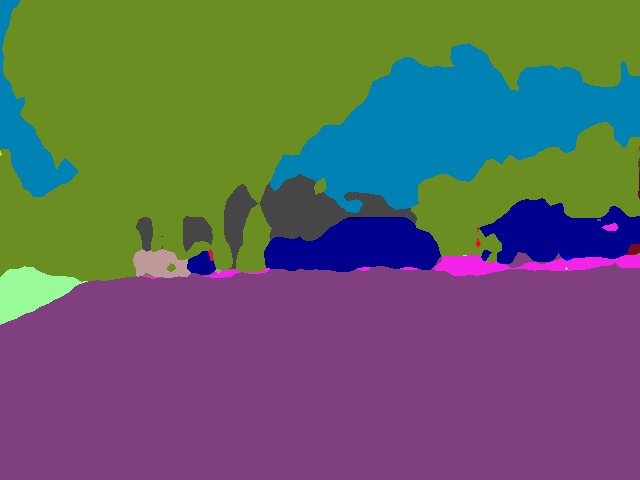
#> input picture EdgeLeftFollowing/photo_20251007_030253.png, 640 x 480 px, found by its file name
$ python EdgeLineLeft.py
#> lines starting #> are read from the running program, lines starting #| are printed output that depends on the picture; after the words box and inside, x2 and y2 are one past the last pixel; in counts of white or black regions, pixels touching at a corner belong together; long printed decimals are rounded
import cv2
import numpy as np

acceptable_b = [128, 232]
acceptable_g = [64, 35]
acceptable_r= [128, 244]
K = np.array([
    [524.29384, 0, 543.91968],
    [0, 557.31848, 273.30891],
    [0, 0, 1]
])
dist = np.array([-0.406832, 0.080272, -0.002452, -0.062491, 0.0])


'''def get_edges(img, width_minor, width_greater):
  height, width, channel = img.shape

  stopped = 1
  line_points = []
  previous = np.array([0, 0, 0])

  for i in range(width_greater -1, width_minor, -1):
    if stopped <= 0:
      stopped = 1
    for j in range(height - stopped, 0, -1):
      pixel = img[j, i]       # pixel is [B, G, R]
      b, g, r = pixel
      if( r not in acceptable_r or g not in acceptable_g or b not in acceptable_b):
        if not np.array_equal(previous, pixel):
          line_points.append([j, i ])
          print([j, i])
        stopped = j -20
        break
      previous = pixel

  pts = np.array(line_points, dtype=np.float32).reshape(-1, 1, 2)
  undistorted = cv2.undistortPoints(pts, K, dist)
  points = undistorted.reshape(-1, 2)

  x = points[:, 0]  # horizontal
  y = points[:, 1]  # vertical


  # Fit line y = m*x + b
  A = np.vstack([x, np.ones_like(x)]).T
  m, b = np.linalg.lstsq(A, y, rcond=None)[0]


  print(f"Slope (normalized): {m:.6f}, Intercept: {b:.6f}")

  N = len(line_points)
  if N > 1:
    points = np.array(line_points)

    y = points[:,0]
    x = points[:,1]
    # Fit line: y = m*x + b
    A = np.vstack([x, np.ones(len(line_points))]).T
    ml, bl = np.linalg.lstsq(A, y, rcond=None)[0]

    print(f"Slope: {ml}, Intercept: {bl}")

  return ml, bl'''

def get_edges(img, left):
  height, width, channel = img.shape

  stopped = 1
  line_points = []
  previous = np.array([0, 0, 0])
  if(left):
    start = 0
    end = width - 1
  else:
    start = width - 1
    end = 0


  for i in range(start, end, 1):
    if len(line_points) > 150:
      # Take the last 5 points
      points = np.array(line_points[-20:], dtype=np.float32)

      y = points[:, 0]
      x = np.array([1, 2, 3, 4, 5,6,7,8,9,10, 11, 12, 13, 14, 15,16,17,18,19,20], dtype=np.float32)

      # Fit line y = m*x + b
      A = np.vstack([x, np.ones(len(x))]).T
      m, b = np.linalg.lstsq(A, y, rcond=None)[0]
      print(m)

      # Check if slope is nearly flat
      if -0.08 < m < 0.08:
        print(f"at ({i}, {j})")
        break
    if len(line_points) > 480:
      break
    if stopped <= 0:
      stopped = 1
    for j in range(height - stopped, 0, -1):
      pixel = img[j, i]       # pixel is [B, G, R]
      b, g, r = pixel
      if(j != height - stopped and (r not in acceptable_r or g not in acceptable_g or b not in acceptable_b)):
        if not np.array_equal(previous, pixel):
          line_points.append([j, i ])
        else:
          line_points = []
        break
      previous = pixel
  N = len(line_points)
  if N > 1:
    points = np.array(line_points)

    y = points[:,0]
    x = points[:,1]
    # Fit line: y = m*x + b
    A = np.vstack([x, np.ones(len(line_points))]).T
    m, b = np.linalg.lstsq(A, y, rcond=None)[0]

    print(f"Slope: {m}, Intercept: {b}")
  pts = np.array(line_points, dtype=np.float32).reshape(-1, 1, 2)
  undistorted = cv2.undistortPoints(pts, K, dist)
  points = undistorted.reshape(-1, 2)
  if N > 1:

    y = points[:,0]
    x = points[:,1]
    # Fit line: y = m*x + b
    A = np.vstack([x, np.ones(len(line_points))]).T
    mn, bn = np.linalg.lstsq(A, y, rcond=None)[0]

    print(f"Slope(normalized): {mn}, Intercept: {bn}")


  return [m, b, mn, bn, line_points[N-1][0]]


# Load image
img = cv2.imread("/home/pi/microROS_rpi5_Workspaces/test_result/photo_20251007_030253.png")
#> img is the input picture: shape (480, 640, 3); mean B, G, R 100.4, 99.1, 99.5
height, width, channel = img.shape
#> height = 480; width = 640; channel = 3
# Define the cropping region
# Syntax: img[y1:y2, x1:x2]
left_cropped = img[240:480, 000:240]
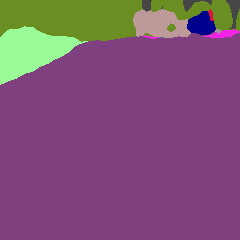
#> left_cropped: shape (240, 240, 3); mean B, G, R 119.6, 82.6, 127.1
right_cropped = img[240:480, 400:640]
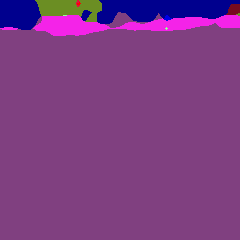
#> right_cropped: shape (240, 240, 3); mean B, G, R 131.2, 60.1, 124.3
width_right_cropped = 320
left_slope, left_intercept, left_slope_n, left_intercept_n, last  = get_edges(img, True)
#> after the loop in get_edges, `for i in range(start, end, 1):`: stopped = 1
#> in get_edges, `N = len(line_points)`: N = 151
#> in get_edges, `points = np.array(line_points)`: points = 151 pairs, first value 274 to 324, second value 0 to 150
#> in get_edges, `y = points[:,0]`: y = 151 values, max 324 at index 0, min 274 at index 145, mean 292.6
#> in get_edges, `x = points[:,1]`: x = 151 values from 0 to 150
#> in get_edges, `A = np.vstack([x, np.ones(len(line_points))]).T`: A = 151 pairs, first value 0 to 150, second value 1 to 1
#> in get_edges, `m, b = np.linalg.lstsq(A, y, rcond=None)[0]`: m = -0.359; b = 319.6
#| Slope: -0.3591, Intercept: 319.552
#> in get_edges, `pts = np.array(line_points, dtype=np.float32).reshape(-1, 1, 2)`: pts = 151 rows, first 8: [324, 0], [323, 1], [323, 2], [323, 3], [322, 4], [322, 5], [321, 6], [321, 7]
#> in get_edges, `undistorted = cv2.undistortPoints(pts, K, dist)`: undistorted = 151 rows, first 8: [-0.445, -0.562], [-0.447, -0.559], [-0.447, -0.557], [-0.446, -0.554], [-0.448, -0.552], [-0.448, -0.549], [-0.45, -0.547], [-0.45, -0.544]
#> in get_edges, `points = undistorted.reshape(-1, 2)`: points = 151 pairs, first value -0.526 to -0.445, second value -0.562 to -0.234
#> in get_edges, `y = points[:,0]`: y = 151 values, max -0.445 at index 0, min -0.526 at index 145, mean -0.498
#> in get_edges, `x = points[:,1]`: x = 151 values from -0.562 to -0.234
#> in get_edges, `A = np.vstack([x, np.ones(len(line_points))]).T`: A = 151 pairs, first value -0.562 to -0.234, second value 1 to 1
#> in get_edges, `mn, bn = np.linalg.lstsq(A, y, rcond=None)[0]`: mn = -0.274; bn = -0.605
#| Slope(normalized): -0.2743, Intercept: -0.6049
#> left_slope = -0.359; left_intercept = 319.6; left_slope_n = -0.274; left_intercept_n = -0.605; last = 275
#right_slope, right_intercept, right_slope_n, right_intercept_n, last  = get_edges(img, False)
# left_slope, left_intercept = get_edges(left_cropped)
# Show or save cropped image

width = 640
height_cropped = 240
for x in range(width-1, 0, -1):
    if x < 640:
      y_left = int(left_slope*(x) + left_intercept)
      yn_left = int(left_slope_n*x + ( (left_slope*(width_right_cropped) + left_intercept)- left_slope_n*(width_right_cropped)))
      #y_right = int(right_slope*(x) + right_intercept)
      #yn_right = int(right_slope_n*x + ( (right_slope*(width_right_cropped) + right_intercept)- right_slope_n*(width_right_cropped)))
    else:
      continue
    y_img_left = min(max(y_left, 0), height - 1)
    img[y_img_left, x] = [0, 0, 0]

    y_img_n_left = min(max(yn_left, 0), height - 1)
    img[y_img_n_left, x] = [0, 0, 0]

    '''y_img_right = min(max(y_right, 0), height - 1)
    img[y_img_right, x] = [0, 0, 0]

    y_img_n_right = min(max(yn_right, 0), height - 1)
    img[y_img_n_right, x] = [0, 0, 0]'''
#> this loop made 639 passes
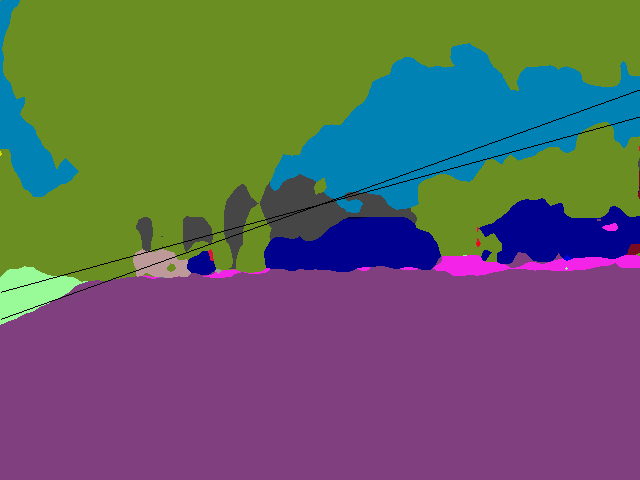
#> img: shape (480, 640, 3); 0.41% of pixels changed, all inside (x1, y1, x2, y2) = (1, 90, 640, 320)


cv2.imshow("Image", img)
cv2.waitKey(0)
cv2.destroyAllWindows()

$ run again, with EdgeLeftFollowing/photo_20251007_030008.png copied over EdgeLeftFollowing/photo_20251007_030253.png
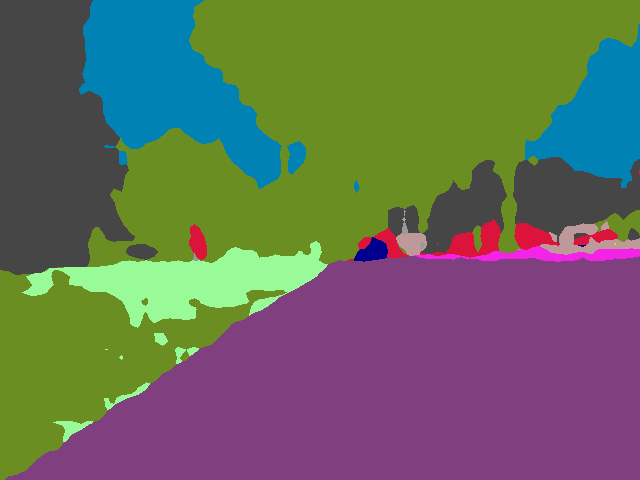
#> input picture EdgeLeftFollowing/photo_20251007_030008.png, 640 x 480 px, found by its file name
#> img is the input picture: shape (480, 640, 3); mean B, G, R 92.2, 107.6, 102.7
#> `right_cropped = img[240:480, 400:640]`:
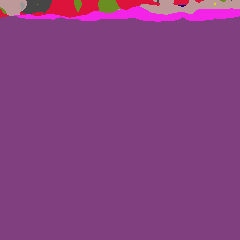
#> right_cropped: shape (240, 240, 3); mean B, G, R 129.3, 64.7, 133.9
#> after the loop in get_edges, `for i in range(start, end, 1):`: stopped = 1
#> N = 347
#> in get_edges, `points = np.array(line_points)`: points = 347 pairs, first value 259 to 478, second value 5 to 351
#> in get_edges, `y = points[:,0]`: y = 347 values, max 478 at index 0, min 259 at index 334, mean 364.5
#> in get_edges, `x = points[:,1]`: x = 347 values from 5 to 351
#> in get_edges, `A = np.vstack([x, np.ones(len(line_points))]).T`: A = 347 pairs, first value 5 to 351, second value 1 to 1
#> in get_edges, `m, b = np.linalg.lstsq(A, y, rcond=None)[0]`: m = -0.663; b = 482.4
#| Slope: -0.6627, Intercept: 482.420
#> pts = 347 rows, first 8: [478, 5], [477, 6], [476, 7], [475, 8], [475, 9], [475, 10], [475, 11], [475, 12]
#> undistorted = 347 rows, first 8: [-0.119, -0.532], [-0.121, -0.529], [-0.123, -0.527], [-0.125, -0.524], [-0.125, -0.522], [-0.125, -0.519], [-0.125, -0.517], [-0.125, -0.514]
#> in get_edges, `points = undistorted.reshape(-1, 2)`: points = 347 pairs, first value -0.553 to -0.119, second value -0.532 to 0.149
#> in get_edges, `y = points[:,0]`: y = 347 values, max -0.119 at index 0, min -0.553 at index 336, mean -0.34
#> in get_edges, `x = points[:,1]`: x = 347 values from -0.532 to 0.149
#> in get_edges, `A = np.vstack([x, np.ones(len(line_points))]).T`: A = 347 pairs, first value -0.532 to 0.149, second value 1 to 1
#> mn = -0.675; bn = -0.461
#| Slope(normalized): -0.6749, Intercept: -0.4609
#> left_slope = -0.663; left_intercept = 482.4; left_slope_n = -0.675; left_intercept_n = -0.461; last = 260
#> the loop `for x in range(width-1, 0, -1):` made 639 passes
#> (y_left, yn_left, y_img_left, y_img_n_left) on passes 1 to 8: (58, 55, 58, 55), (59, 55, 59, 55), (60, 56, 60, 56), (60, 57, 60, 57), (61, 57, 61, 57), (62, 58, 62, 58), (62, 59, 62, 59), (63, 59, 63, 59)
#> after the loop `for x in range(width-1, 0, -1):`:
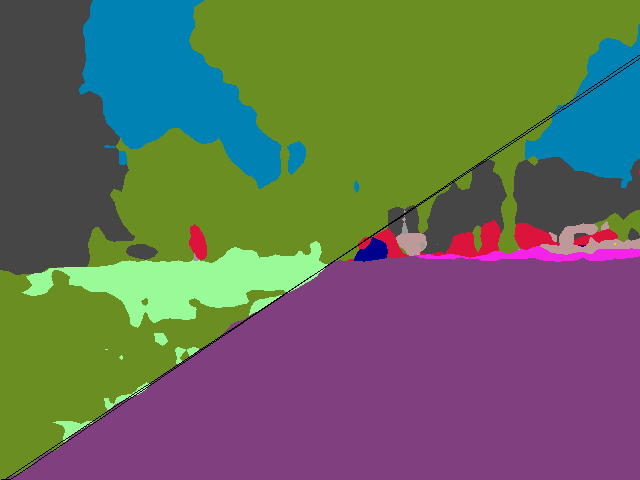
#> img: shape (480, 640, 3); 0.39% of pixels changed, all inside (x1, y1, x2, y2) = (1, 55, 640, 480)

$ run again, with EdgeLeftFollowing/photo_20251007_030040.png copied over EdgeLeftFollowing/photo_20251007_030253.png
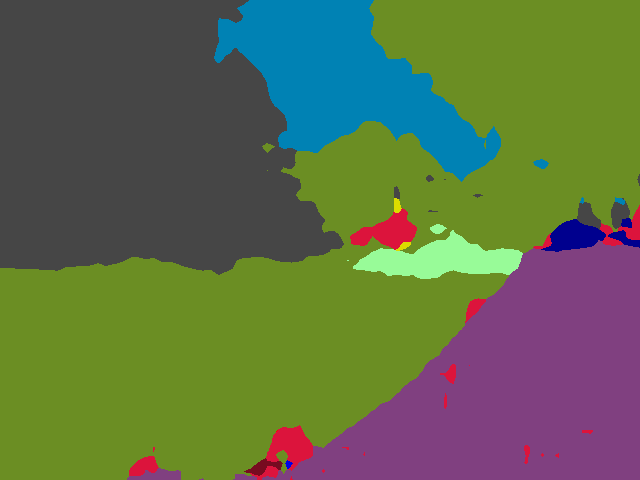
#> input picture EdgeLeftFollowing/photo_20251007_030040.png, 640 x 480 px, found by its file name
#> img is the input picture: shape (480, 640, 3); mean B, G, R 73.5, 109.4, 94.7
#> `right_cropped = img[240:480, 400:640]`:
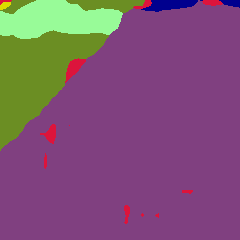
#> right_cropped: shape (240, 240, 3); mean B, G, R 116.7, 83.9, 126.9
#> after the loop in get_edges, `for i in range(start, end, 1):`: stopped = 1
#> N = 151
#> in get_edges, `points = np.array(line_points)`: points = 151 pairs, first value 354 to 472, second value 292 to 442
#> in get_edges, `y = points[:,0]`: y = 151 values, max 472 at index 31, min 354 at index 147, mean 414.5
#> in get_edges, `x = points[:,1]`: x = 151 values from 292 to 442
#> in get_edges, `A = np.vstack([x, np.ones(len(line_points))]).T`: A = 151 pairs, first value 292 to 442, second value 1 to 1
#> in get_edges, `m, b = np.linalg.lstsq(A, y, rcond=None)[0]`: m = -0.766; b = 695.7
#| Slope: -0.7659, Intercept: 695.651
#> pts = 151 rows, first 8: [469, 292], [468, 293], [467, 294], [466, 295], [465, 296], [464, 297], [462, 298], [461, 299]
#> undistorted = 151 rows, first 8: [-0.14, 0.0333], [-0.142, 0.0351], [-0.144, 0.0369], [-0.146, 0.0386], [-0.148, 0.0404], [-0.15, 0.0422], [-0.153, 0.044], [-0.155, 0.0458]
#> in get_edges, `points = undistorted.reshape(-1, 2)`: points = 151 pairs, first value -0.364 to -0.135, second value 0.0333 to 0.316
#> in get_edges, `y = points[:,0]`: y = 151 values, max -0.135 at index 31, min -0.364 at index 147, mean -0.244
#> in get_edges, `x = points[:,1]`: x = 151 values from 0.0333 to 0.316
#> in get_edges, `A = np.vstack([x, np.ones(len(line_points))]).T`: A = 151 pairs, first value 0.0333 to 0.316, second value 1 to 1
#> mn = -0.788; bn = -0.109
#| Slope(normalized): -0.7883, Intercept: -0.1089
#> left_slope = -0.766; left_intercept = 695.7; left_slope_n = -0.788; left_intercept_n = -0.109; last = 374
#> the loop `for x in range(width-1, 0, -1):` made 639 passes
#> (y_left, yn_left, y_img_left, y_img_n_left) on passes 1 to 8: (206, 199, 206, 199), (206, 199, 206, 199), (207, 200, 207, 200), (208, 201, 208, 201), (209, 202, 209, 202), (210, 203, 210, 203), (210, 203, 210, 203), (211, 204, 211, 204)
#> after the loop `for x in range(width-1, 0, -1):`:
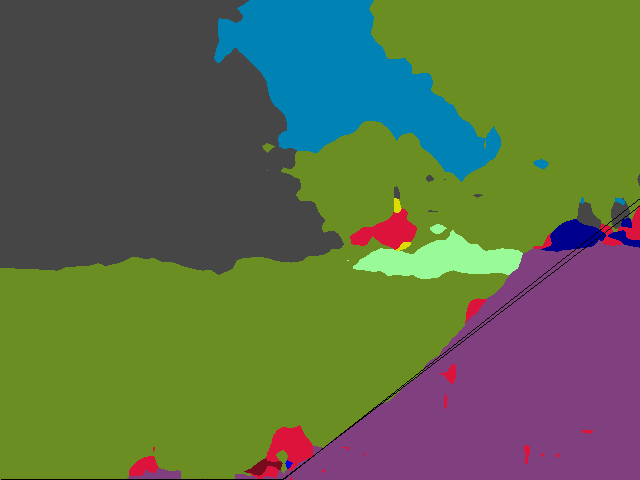
#> img: shape (480, 640, 3); 0.31% of pixels changed, all inside (x1, y1, x2, y2) = (1, 199, 640, 480)

$ run again, with EdgeLeftFollowing/photo_20251007_030100.png copied over EdgeLeftFollowing/photo_20251007_030253.png
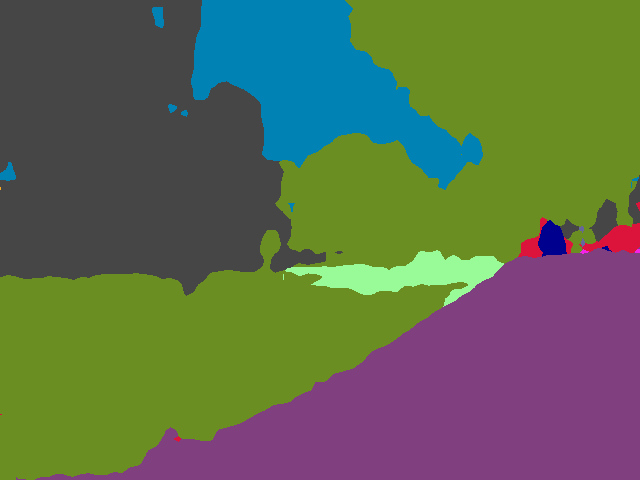
#> input picture EdgeLeftFollowing/photo_20251007_030100.png, 640 x 480 px, found by its file name
#> img is the input picture: shape (480, 640, 3); mean B, G, R 79.5, 107.7, 94.8
#> `right_cropped = img[240:480, 400:640]`:
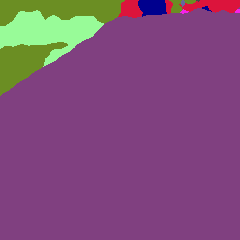
#> right_cropped: shape (240, 240, 3); mean B, G, R 121.8, 77.6, 128.4
#> after the loop in get_edges, `for i in range(start, end, 1):`: stopped = 1
#> N = 158
#> in get_edges, `points = np.array(line_points)`: points = 158 pairs, first value 426 to 478, second value 35 to 192
#> in get_edges, `y = points[:,0]`: y = 158 values, max 478 at index 0, min 426 at index 135, mean 462.1
#> in get_edges, `x = points[:,1]`: x = 158 values from 35 to 192
#> in get_edges, `A = np.vstack([x, np.ones(len(line_points))]).T`: A = 158 pairs, first value 35 to 192, second value 1 to 1
#> in get_edges, `m, b = np.linalg.lstsq(A, y, rcond=None)[0]`: m = -0.309; b = 497.2
#| Slope: -0.3088, Intercept: 497.152
#> pts = 158 rows, first 8: [478, 35], [478, 36], [477, 37], [477, 38], [477, 39], [476, 40], [476, 41], [476, 42]
#> undistorted = 158 rows, first 8: [-0.12, -0.459], [-0.12, -0.457], [-0.122, -0.455], [-0.122, -0.452], [-0.122, -0.45], [-0.124, -0.448], [-0.124, -0.446], [-0.124, -0.443]
#> in get_edges, `points = undistorted.reshape(-1, 2)`: points = 158 pairs, first value -0.221 to -0.12, second value -0.459 to -0.146
#> in get_edges, `y = points[:,0]`: y = 158 values, max -0.12 at index 0, min -0.221 at index 135, mean -0.152
#> in get_edges, `x = points[:,1]`: x = 158 values from -0.459 to -0.146
#> in get_edges, `A = np.vstack([x, np.ones(len(line_points))]).T`: A = 158 pairs, first value -0.459 to -0.146, second value 1 to 1
#> mn = -0.297; bn = -0.24
#| Slope(normalized): -0.2967, Intercept: -0.2401
#> left_slope = -0.309; left_intercept = 497.2; left_slope_n = -0.297; left_intercept_n = -0.24; last = 438
#> the loop `for x in range(width-1, 0, -1):` made 639 passes
#> (y_left, yn_left, y_img_left, y_img_n_left) on passes 1 to 8: (299, 303, 299, 303), (300, 303, 300, 303), (300, 304, 300, 304), (300, 304, 300, 304), (301, 304, 301, 304), (301, 305, 301, 305), (301, 305, 301, 305), (302, 305, 302, 305)
#> after the loop `for x in range(width-1, 0, -1):`:
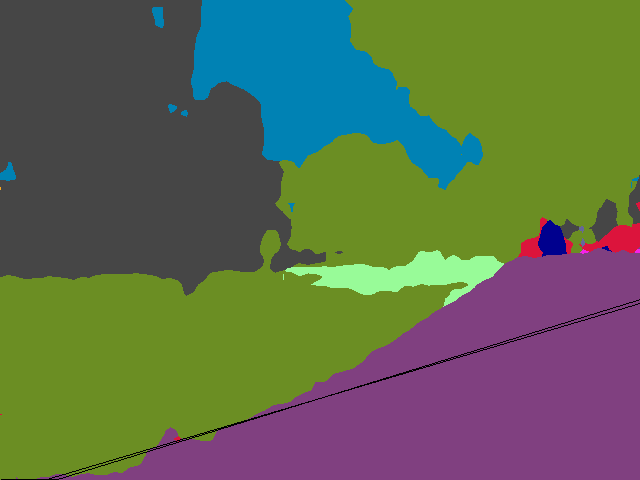
#> img: shape (480, 640, 3); 0.37% of pixels changed, all inside (x1, y1, x2, y2) = (1, 299, 640, 480)
